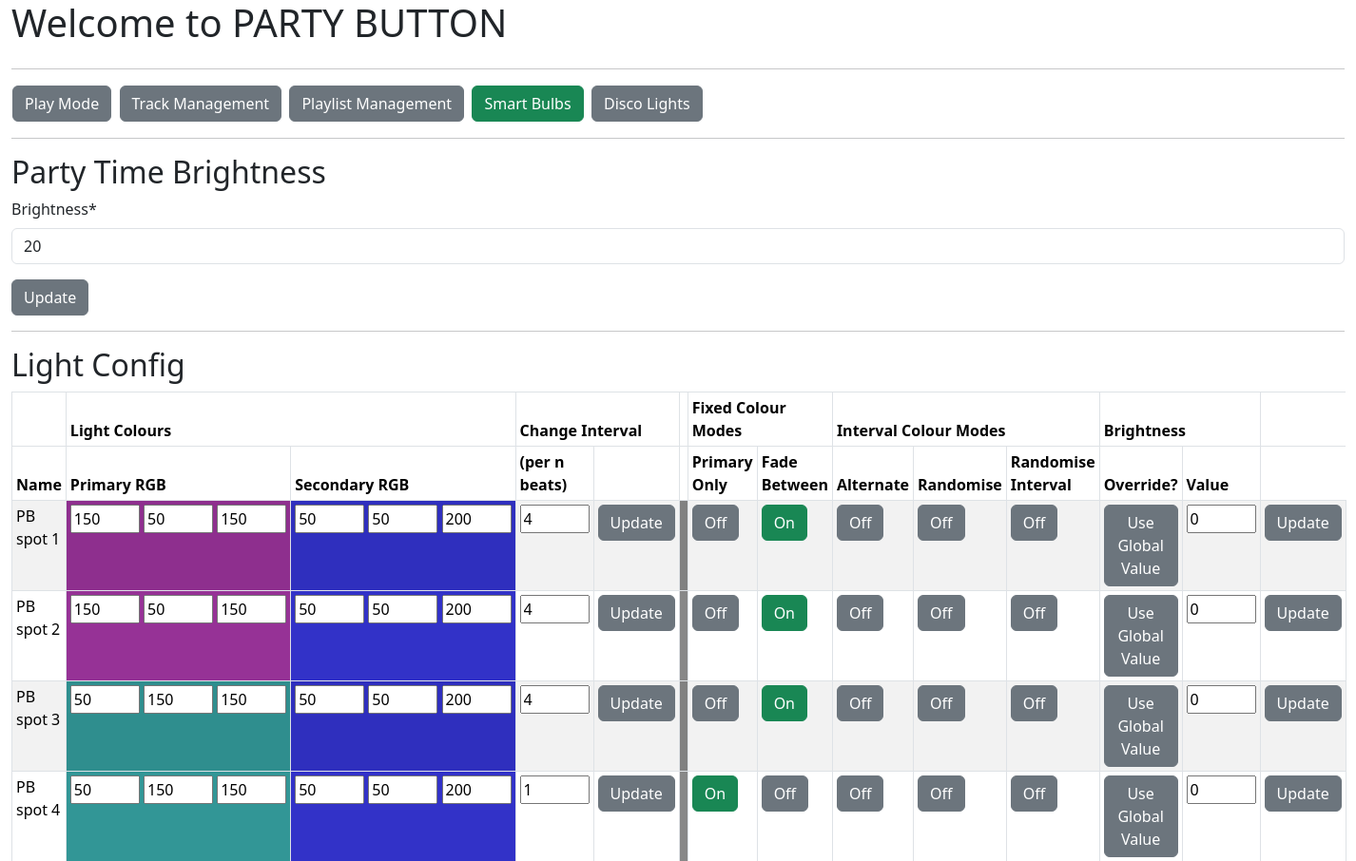
The app's page /lights/ (upper part), older data.
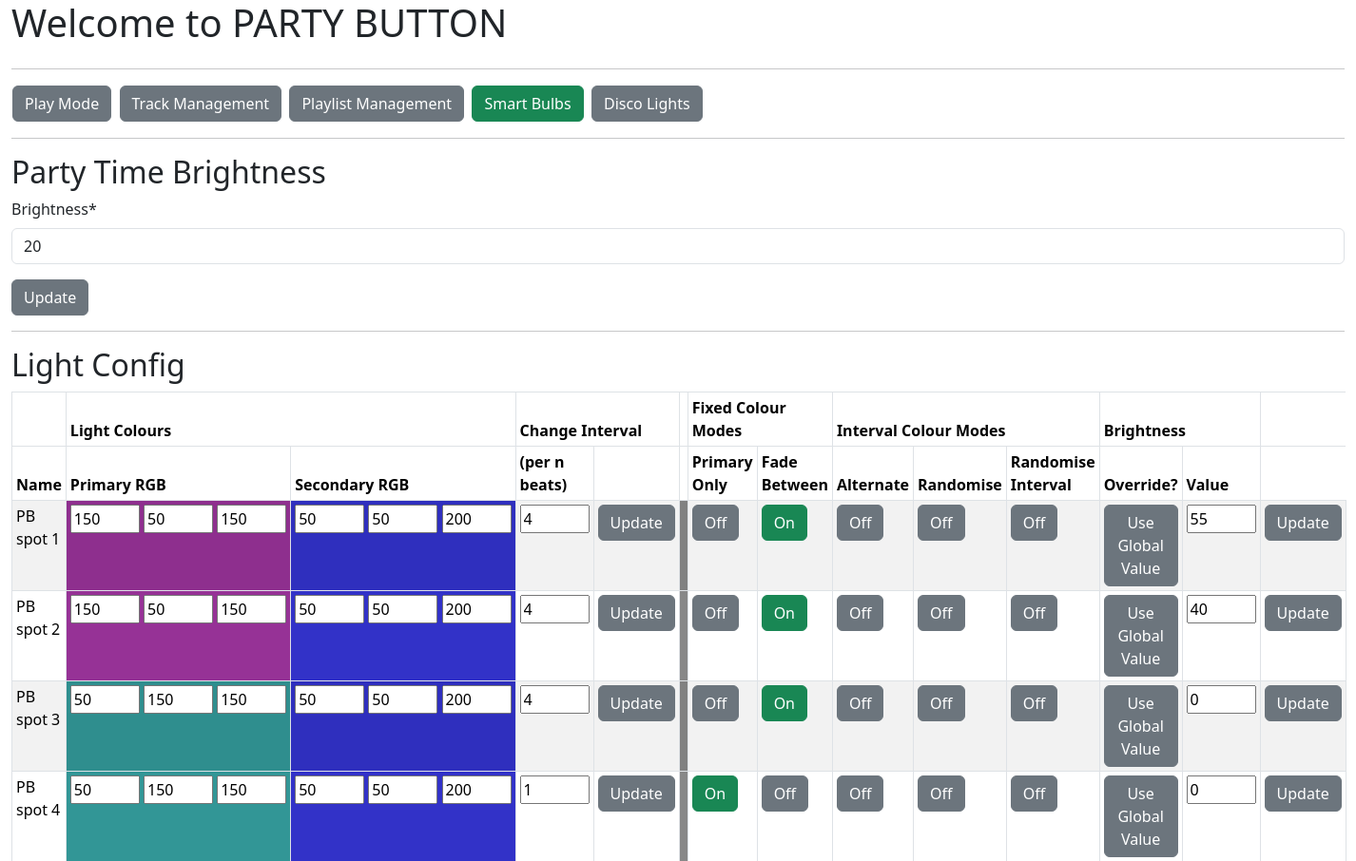
The same page, newer data.
### mp3_manager/models.py (models this page shows, shortened)
class Light(models.Model):
    name = models.CharField(max_length=200, blank=False, null=False)
    hue_bridge_id = models.IntegerField(blank=False, null=False,
                                    default=0,
                                    validators=[MinValueValidator(0),
                                                MaxValueValidator(254)])
    primary_R = models.IntegerField(blank=False, null=False,
                                    default=0,
                                    validators=[MinValueValidator(0),
                                                MaxValueValidator(254)])
    primary_G = models.IntegerField(blank=False, null=False,
                                    default=0,
                                    validators=[MinValueValidator(0),
                                                MaxValueValidator(254)])
    primary_B = models.IntegerField(blank=False, null=False,
                                    default=0,
                                    validators=[MinValueValidator(0),
                                                MaxValueValidator(254)])
    secondary_R = models.IntegerField(blank=False, null=False,
                                      default=0,
                                      validators=[MinValueValidator(0),
                                                  MaxValueValidator(254)])
    secondary_G = models.IntegerField(blank=False, null=False,
                                      default=0,
                                      validators=[MinValueValidator(0),
                                                  MaxValueValidator(254)])
    secondary_B = models.IntegerField(blank=False, null=False,
                                        default=0,
                                        validators=[MinValueValidator(0),
                                                    MaxValueValidator(254)])
    primary_H = models.IntegerField(blank=False, null=False,
                                    default=0,
                                    validators=[MinValueValidator(0),
                                                MaxValueValidator(65535)])
    primary_S = models.IntegerField(blank=False, null=False,
                                    default=0,
                                    validators=[MinValueValidator(0),
                                                MaxValueValidator(254)])
    primary_V = models.IntegerField(blank=False, null=False,
                                    default=0,
                                    validators=[MinValueValidator(0),
                                                MaxValueValidator(254)])
    secondary_H = models.IntegerField(blank=False, null=False,
                                      default=0,
                                      validators=[MinValueValidator(0),
                                                  MaxValueValidator(65535)])
    secondary_S = models.IntegerField(blank=False, null=False,
                                      default=0,
                                      validators=[MinValueValidator(0),
                                                  MaxValueValidator(254)])
    secondary_V = models.IntegerField(blank=False, null=False,
                                        default=0,
                                        validators=[MinValueValidator(0),
                                                    MaxValueValidator(254)])
    primary_colour = models.BooleanField(blank=False, null=False, default=True) # only hold to primary colour
    fade = models.BooleanField(blank=False, null=False, default=False) # move between primary and secondary colour
    random_colour = models.BooleanField(blank=False, null=False, default=False) # Change between random colours
    alternate_colour = models.BooleanField(blank=False, null=False, default=False) # Alternate between colours
    random_interval = models.BooleanField(blank=False, null=False, default=False) # Only change on random intervals
    interval_size = models.IntegerField(blank=False, null=False,                # Change interval size
                                      default=1,
                                      validators=[MinValueValidator(1),
                                                  MaxValueValidator(254)])
    override_brightness = models.BooleanField(blank=False, null=False,
                                            default=False)
    brightness = models.IntegerField(blank=False, null=False,
                                     default=0,
                                     validators=[MinValueValidator(0),
                                                 MaxValueValidator(100)])

### mp3_manager/views.py (the view, shortened to what this page needs)
# urls.py: path("lights/", views.BridgeManagement.as_view(), name="bridge"),
class BridgeManagement(generic.ListView, FormMixin):
    template_name = "mp3_manager/lights.html"
    model = Bridge
    form_class = BridgeForm
    def get(self, request):
        bridge = Bridge.objects.all().first()
        lights = Light.objects.all().order_by('name')
        return render(request, self.template_name,
                      {"bridge": bridge,
                       "lights": lights,
                       "bridgeform": BridgeForm(instance=bridge),
                       "brightnessform": BrightnessForm(instance=bridge),
                       })

### mp3_manager/form.py
class BridgeForm(ModelForm):
    class Meta:
        model = Bridge
        fields = ['ip', 'user_id', 'name_stub', 'room']

class BrightnessForm(ModelForm):
    class Meta:
        model = Bridge
        fields = ['brightness']

### mp3_manager/templates/mp3_manager/lights.html (shortened to what the changed rows need)
{% extends "./base.html" %}
{% load crispy_forms_tags %}
{% block content %}
  <div class="row">
    <div class="col">
      <h2>Party Time Brightness</h2>
    </div>
  </div>
  <div class="row">
    <div class="col">
      <h2>Light Config</h2>
      {% if lights %}
      <table class="table table-striped table-bordered table-sm" cellspacing="0" width="100%">
        <thead>
          <tr><th></th><th colspan="2">Light Colours</th><th colspan="2">Change Interval</th><th></th><th class="fixed_colour" colspan="2">Fixed Colour Modes</th><th class="interval_colour" colspan="3">Interval Colour Modes</th><th colspan="2">Brightness</th></tr>
          <tr><th>Name</th><th>Primary RGB</th><th>Secondary RGB</th><th>(per n beats)</th><th></th><th></th><th class="fixed_colour">Primary Only</th><th class="fixed_colour">Fade Between</th><th class="interval_colour">Alternate</th><th class="interval_colour">Randomise</th><th class="interval_colour">Randomise Interval</th><th>Override?</th><th>Value</th></tr>
        </thead>
        <tbody>
          {% for light in lights %}
            <tr>
              <form id="light_form_{{ light.pk }}" id="light_update_{ light.pk }}" action={% url 'mp3_manager:lights' %} method="post" enctype="multipart/form-data">
              <td>{{ light.name }}</td>
              <td style="background: rgb({{ light.primary_R }},{{ light.primary_G }},{{ light.primary_B }});" NOWRAP>
                <input size="2" type="textarea" id="primary_R" name="primary_R" value={{ light.primary_R }}>
                <input size="2" type="textarea" id="primary_G" name="primary_G" value={{ light.primary_G }}>
                <input size="2" type="textarea" id="primary_B" name="primary_B" value={{ light.primary_B }}>
              </td>
              <td style="background: rgb({{ light.secondary_R }},{{ light.secondary_G }},{{ light.secondary_B }});" NOWRAP>
                <input size="2" type="textarea" id="secondary_R" name="secondary_R" value={{ light.secondary_R }}>
                <input size="2" type="textarea" id="secondary_G" name="secondary_G" value={{ light.secondary_G }}>
                <input size="2" type="textarea" id="secondary_B" name="secondary_B" value={{ light.secondary_B }}>
              </td>
              <td>
                <input size="2" type="textarea" id="interval_size" name="interval_size" value={{ light.interval_size }}>
              </td>
              <td>
                <input class="btn btn-secondary" type="submit" form="light_form_{{ light.pk }}" value="Update" name="light_update_{{ light.pk }}">
              </td>
              </form>
              <td style="background: #888888;"></td>
              <td>
                {% if light.primary_colour %}
                  <a href="{% url 'mp3_manager:lightprimary' pk=light.pk %}"><button type="button" class="btn btn-success">On</button></a>
                {% else %}
                  <a href="{% url 'mp3_manager:lightprimary' pk=light.pk %}"><button type="button" class="btn btn-secondary">Off</button></a>
                {% endif %}
              </td>
              <td>
                {% if light.fade %}
                  <a href="{% url 'mp3_manager:lightfade' pk=light.pk %}"><button type="button" class="btn btn-success">On</button></a>
                {% else %}
                  <a href="{% url 'mp3_manager:lightfade' pk=light.pk %}"><button type="button" class="btn btn-secondary">Off</button></a>
                {% endif %}
              </td>
              <td>
                {% if light.alternate_colour %}
                  <a href="{% url 'mp3_manager:lightalternate' pk=light.pk %}"><button type="button" class="btn btn-success">On</button></a>
                {% else %}
                  <a href="{% url 'mp3_manager:lightalternate' pk=light.pk %}"><button type="button" class="btn btn-secondary">Off</button></a>
                {% endif %}
              </td>
              <td>
                {% if light.random_colour %}
                  <a href="{% url 'mp3_manager:lightrandom' pk=light.pk %}"><button type="button" class="btn btn-success">On</button></a>
                {% else %}
                  <a href="{% url 'mp3_manager:lightrandom' pk=light.pk %}"><button type="button" class="btn btn-secondary">Off</button></a>
                {% endif %}
              </td>
              <td class="interval_colour">
                {% if light.random_interval %}
                  <a class="interval_colour" href="{% url 'mp3_manager:lightinterval' pk=light.pk %}"><button type="button" class="btn btn-success">On</button></a>
                {% else %}
                  <a class="interval_colour" href="{% url 'mp3_manager:lightinterval' pk=light.pk %}"><button type="button" class="btn btn-secondary">Off</button></a>
                {% endif %}
              </td>
              <td>
                {% if light.override_brightness %}
                  <a href="{% url 'mp3_manager:lightbrightness' pk=light.pk %}"><button type="button" class="btn btn-success">Use Light Value</button></a>
                {% else %}
                  <a href="{% url 'mp3_manager:lightbrightness' pk=light.pk %}"><button type="button" class="btn btn-secondary">Use Global Value</button></a>
                {% endif %}
              </td>
              <form id="lightbrightnessvalue_form_{{ light.pk }}" id="lightbrightnessvalue_update_{{ light.pk }}" action={% url 'mp3_manager:lightbrightnessvalue' %} method="post" enctype="multipart/form-data">
              <td>
                <input size="2" type="textarea" id="brightness" name="brightness" value={{ light.brightness }}>
              </td>
              <td>
                  <input class="btn btn-secondary" type="submit" form="lightbrightnessvalue_form_{{ light.pk }}" value="Update" name="lightbrightnessvalue_update_{{ light.pk }}">
              </td>
              </form>
          </tr>
          {% endfor %}
        </tbody>
      </table>
      {% endif %}
    </div>
  </div>
{% endblock %}

Row changes from the older to the newer data that the page shows:
changed Light "PB spot 1": brightness "0" → "55"
changed Light "PB spot 2": brightness "0" → "40"
